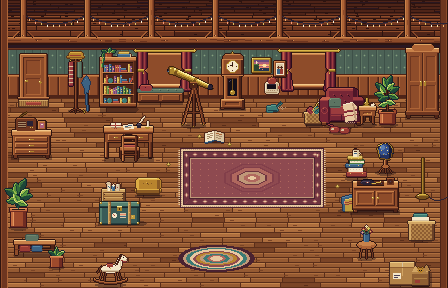
#> input picture kit/v06/albedo06.png, 448 x 288 px
$ python make_sheet6.py
#> lines starting #> are read from the running program, lines starting #| are printed output that depends on the picture
from PIL import Image, ImageDraw, ImageFont
import os
D=os.path.dirname(os.path.abspath(__file__)); F=D+'/frames/'; V=D+'/../v06/'
rows=[("Turnaround",["turn_front","turn_qr","turn_ql","turn_back"]),
("Expressions (screen eyes)",["expr_open","expr_blink","expr_wide","expr_happy","expr_soft","expr_squint","expr_lookL","expr_lookR","expr_lookU"]),
("Sweep cycle (8 drawings @12fps)",[f"sweep{i}" for i in range(1,9)]),
("Stop & look up at the sunset (broom drifts)",["stop","notice","antic","look1","look2","look3","look4","look4_blink"]),
("Alarm: startle, turn, anticipation, reach, press, release, look back",["startle1","startle2","turn","reach_antic","reach","press","release","lookback","lookback2"]),
("Walk cycle (8 phases, 1 drawing per frame @24fps, moving 2px/frame)",[f"walk{i:02d}" for i in range(8,16)]),
("Epilogue: lean the broom, walk to the seat, hop up",["place1","place2","turnL","arrive","arrive_up","hop_antic","hop","land"]),
("Sitting on the window seat (drawn over the glass)",["sit","sit_lookup","sit_lean"])]
import json
DJ=json.load(open(F+'drawings.json'))
#> (reads kit/robot06/frames/drawings.json from the repository)
S=6; CW=36; cell=CW*S; LAB=24; HDR=30; cols=9
Fb=ImageFont.truetype('/usr/share/fonts/truetype/dejavu/DejaVuSans-Bold.ttf',20); Fs=ImageFont.truetype('/usr/share/fonts/truetype/dejavu/DejaVuSans.ttf',15)
Hh=sum(HDR+LAB+cell+10 for _ in rows)
sheet=Image.new('RGB',(cols*(cell+4)+4,Hh+10),(30,22,28)); d=ImageDraw.Draw(sheet)
#> after `sheet = Image.new('RGB', (cols * (cell + 4) + 4, Hh + 10), (30, 22, 28`:
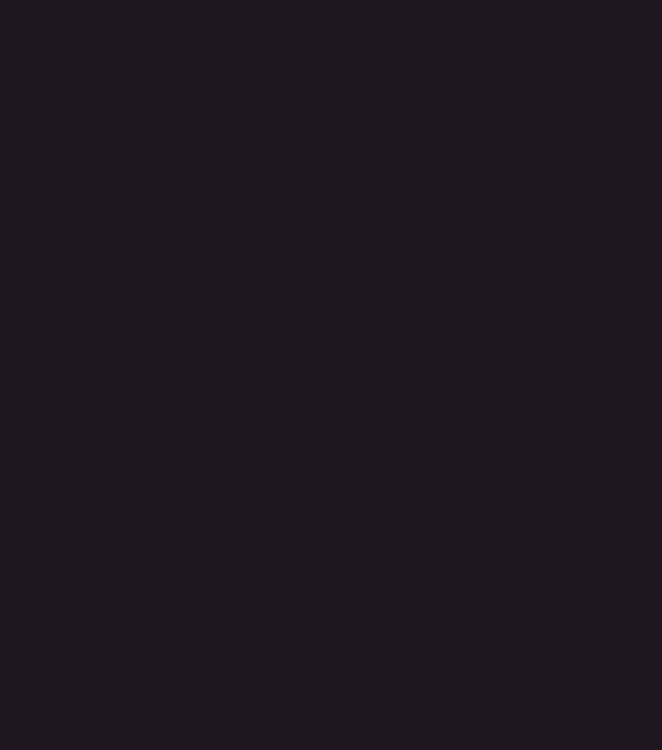
#> sheet: PIL image 1984x2250 RGB (shown at 1/3 size); mean R, G, B 30, 22, 28
alb=Image.open(V+'albedo06.png').convert('RGBA'); em=Image.open(V+'emit06_static.png').convert('RGBA'); al=Image.open(V+'alarm_idle06.png').convert('RGBA')
#> further down, alb is the input picture: PIL image 448x288 RGBA; mean R, G, B, A 124.9, 77, 50.3, 255
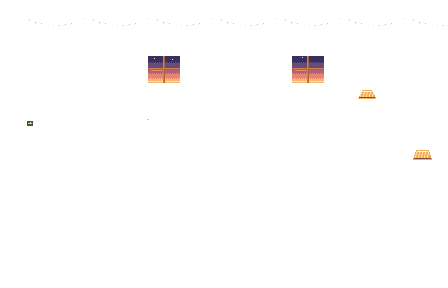
#> input picture kit/v06/emit06_static.png, 448 x 288 px
#> further down, em is the input picture: PIL image 448x288 RGBA; mean R, G, B, A 2.9, 2.1, 1.9, 4.3
#> (the run stopped early here; a loop or call above may not have finished)
